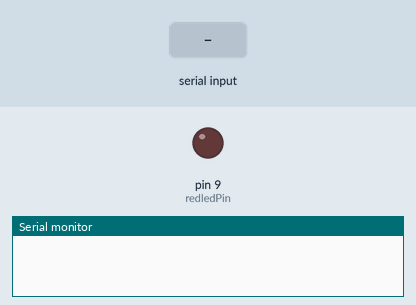
A sketch run on a simulated Arduino Uno, built with avr-gcc and run on an emulated ATmega328P. Parts: output pins drawn as LEDs (lit = HIGH), the last lines printed to the serial monitor. The inputs (shaded band) are chosen by the test bench.

Above: at 1.2 s.
1.3 s: "H" received over Serial
At 2.5 s:
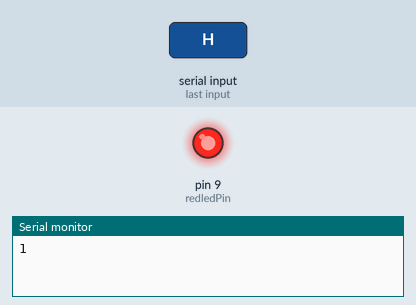
3.5 s: "L" received over Serial
At 5.2 s:
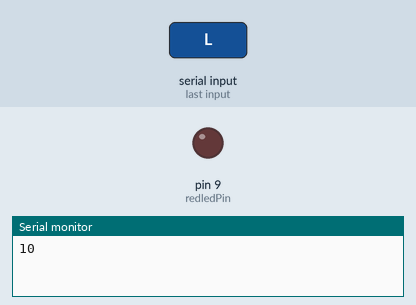
Timing chart, 0 to 6.7 s (numbered marks = the images above; inputs shaded):
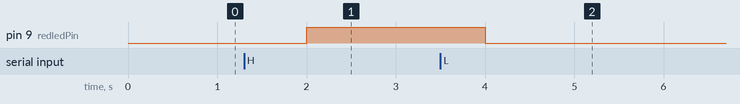

Measured:
- after the input at 1.3 s, pin 9 (redledPin): LOW → HIGH after 0.70 s
- after the input at 3.5 s, pin 9 (redledPin): HIGH → LOW after 0.50 s

The sketch:

single_led.ino
```cpp
int redledPin = 9;
int delaytime =  1000;
int fromp;
void setup() {
  Serial.begin(9600);
  pinMode(redledPin,OUTPUT);

}

void loop() {
 if (Serial.available()>0){
  fromp = Serial.read();
  if (fromp == 'H'){
    digitalWrite(redledPin,HIGH);
    Serial.print(HIGH);
  }
  if(fromp == 'L')
  {
    digitalWrite(redledPin,LOW);
    Serial.print(LOW);
  }
 }
  delay(delaytime);

}
```
